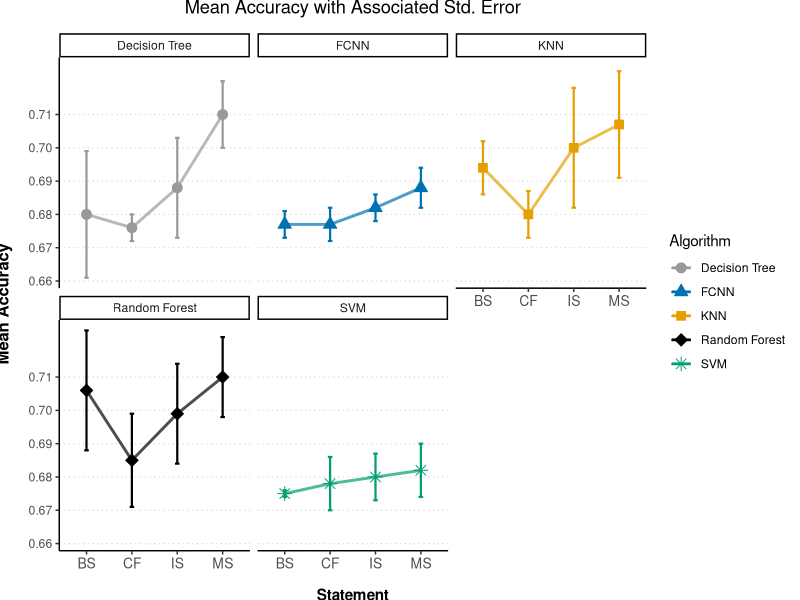

R code for this plot:
## ---- chunk 1
knitr::opts_chunk$set(echo = TRUE)
## ---- chunk 2
library(ggplot2)
library(dplyr)
library(tidyr)

Statement <- c("Balance Sheet", "Balance Sheet", "Balance Sheet", "Balance Sheet", "Balance Sheet","Cash Flow", "Cash Flow", "Cash Flow", "Cash Flow", "Cash Flow", "Income Statement", "Income Statement", "Income Statement", "Income Statement" , "Income Statement", "Merged Statements", "Merged Statements", "Merged Statements", "Merged Statements", "Merged Statements")
Algorithm  <- c( "SVM", "Decision Tree", "KNN", "Random Forest", "FCNN", "SVM",  "Decision Tree", "KNN", "Random Forest", "FCNN", "SVM", "Decision Tree", "KNN", "Random Forest", "FCNN", "SVM", "Decision Tree", "KNN", "Random Forest", "FCNN")
Accuracy <- c(0.675, 0.680, 0.694, 0.706, 0.677, 0.678, 0.676, 0.680, 0.685, 0.677, 0.680, 0.688, 0.700, 
         0.699, 0.682, 0.682, 0.710, 0.707, 0.710, 0.688)

Std_Error <- c(0.001, 0.019, 0.008, 0.018, 0.004, 0.008, 0.004, 0.007, 0.014, 0.005, 0.007, 0.015, 0.018, 0.015, 0.004, 0.008,
               0.010, 0.016, 0.012, 0.006)

df <- data.frame(Statement, Algorithm, Accuracy, Std_Error)
df

## ---- chunk 3
p <- ggplot(df,
            aes(
              x = Statement,
              y = Accuracy,
              color = Algorithm,
              shape = Algorithm,
              fill = Algorithm,
              group = Algorithm
            )) +
  geom_point(size = 3) +
  
  geom_errorbar(aes(ymin = Accuracy - Std_Error, 
                      ymax = Accuracy + Std_Error),
                  width = 0.1, size = 0.75) +
  
  geom_line(aes(color = Algorithm), size = 1, alpha = 0.7) +
  
  scale_shape_manual(values = c(21, 24, 22, 23, 8), name = "Algorithm" ,
                     labels = c("Decision Tree", "FCNN", "KNN", "Random Forest", "SVM")) +
  
  scale_x_discrete(labels = c("BS", "CF", "IS", "MS"),
                           name = "Statement") +
  
  scale_y_continuous(name = "Mean Accuracy",
                     breaks = c(0.65, 0.66, 0.67, 0.68, 0.69, 0.70, 0.71)) +
  
  scale_colour_manual(values = c("#999999", "#0072B2","#E69F00", "#000000", "#009E73"), name = "Algorithm",
                      labels = c("Decision Tree", "FCNN", "KNN", "Random Forest", "SVM")) +
 
  scale_fill_manual(values = c("#999999", "#0072B2","#E69F00", "#000000", "#009E73"), name = "Algorithm",
                     labels = c("Decision Tree","FCNN", "KNN", "Random Forest", "SVM")) +
  
  

  
  
  theme_classic() +
  
  ggtitle("Mean Accuracy with Associated Std. Error")+
  
  theme(axis.text.x = element_text(size = 10), 
      panel.grid.major.y = element_line(size = 0.4,linetype = 'dotted', colour = "lightgrey"),
      plot.title = element_text(hjust = +0.5, vjust = +3),
      axis.title.y = element_text(size = 12, vjust = +4, face = "bold"),
      axis.title.x = element_text(vjust = -2, face = "bold")) +

  facet_wrap(vars(Algorithm))


p




